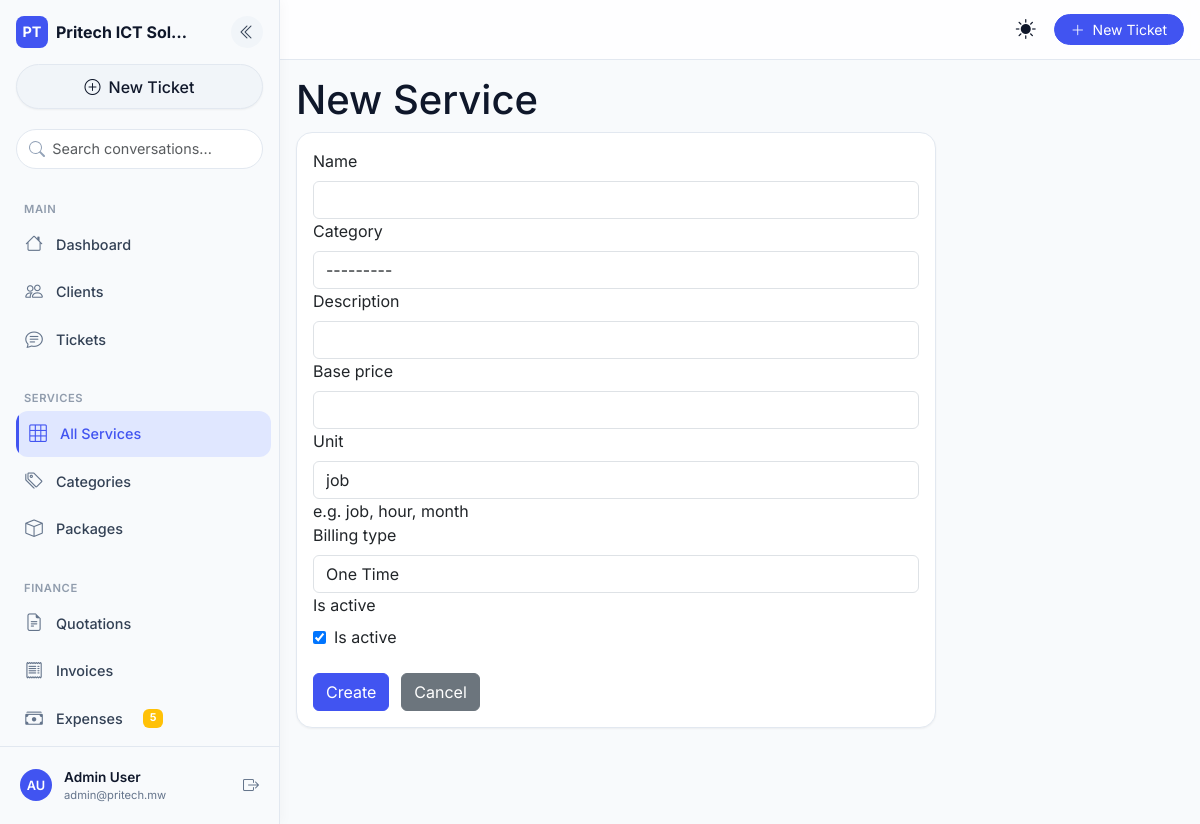
/services/new/ (signed in), run on the app's committed database.
### core/models.py (models this page shows, shortened)
class SiteConfig(models.Model):
    company_name = models.CharField(max_length=200, default='Pritech ICT Solutions')
    tagline = models.CharField(max_length=300, blank=True)
    logo = models.ImageField(upload_to='logo/', null=True, blank=True)
    email = models.EmailField(blank=True)
    phone = models.CharField(max_length=30, blank=True)
    address = models.TextField(blank=True)
    website = models.URLField(blank=True)
    vat_rate = models.DecimalField(max_digits=5, decimal_places=4, default=0.165)
    currency = models.CharField(max_length=10, default='MWK')
    currency_symbol = models.CharField(max_length=5, default='K')
    bank_name = models.CharField(max_length=100, blank=True)
    bank_account = models.CharField(max_length=50, blank=True)
    mobile_money = models.CharField(max_length=50, blank=True)
    invoice_footer = models.TextField(blank=True)
    class Meta:
        verbose_name = 'Site Configuration'
    @classmethod
    def get(cls):
        obj, _ = cls.objects.get_or_create(pk=1)
        return obj

### accounts/models.py (models this page shows, shortened)
class User(AbstractUser):
    id = models.UUIDField(primary_key=True, default=uuid.uuid4, editable=False)
    USER_TYPE_CHOICES = (('client', 'Client'), ('staff', 'Staff'))
    CLIENT_ROLE_CHOICES = [
        ('admin', 'Administrator'),
        ('viewer', 'Viewer'),
        ('billing', 'Billing'),
    ]
    user_type = models.CharField(max_length=10, choices=USER_TYPE_CHOICES, default='client')
    email = models.EmailField(unique=True)
    phone_number = models.CharField(max_length=20, unique=True, null=True, blank=True)
    national_id = models.CharField(max_length=50, unique=True, null=True, blank=True)
    physical_address = models.TextField(blank=True)
    last_login_ip = models.GenericIPAddressField(null=True, blank=True)
    client_role = models.CharField(
        max_length=20,
        choices=CLIENT_ROLE_CHOICES,
        default='viewer',
        blank=True,
        help_text="Role within the client organization (only for client users)"
    )
    is_2fa_enabled = models.BooleanField(default=False)
    USERNAME_FIELD = 'email'
    REQUIRED_FIELDS = ['username']
    def has_role(self, role_code):
        return self.user_roles.filter(role__code=role_code).exists()
    def has_perm_code(self, permission_code):
        from .models import RolePermission
        return RolePermission.objects.filter(
            role__user_roles__user=self,
            permission__code=permission_code
        ).exists()

### services/models.py (models this page shows)
class ServiceCategory(models.Model):
    name = models.CharField(max_length=100)
    icon = models.CharField(max_length=50, default='🔧')
    description = QuillField(blank=True)      # ⬅️ rich text now
    def __str__(self):
        return self.name
    class Meta:
        verbose_name_plural = 'Service categories'

### services/views.py (the view)
# urls.py: path('new/', ServiceCreateView.as_view(), name='service_create'),
class ServiceCreateView(RoleRequiredMixin, CreateView):
    model = Service
    form_class = ServiceForm
    template_name = 'services/form.html'
    success_url = reverse_lazy('service_list')
    required_roles = ['ADMIN']

### services/forms.py
class ServiceForm(forms.ModelForm):
    class Meta:
        model = Service
        fields = [
            'name', 'category', 'description',
            'base_price', 'unit', 'billing_type', 'is_active'
        ]
        widgets = {
            'description': forms.Textarea(attrs={'rows': 3}),
        }

### accounts/templatetags/account_tags.py (called while the page is built)
@register.filter(name='has_perm')
def has_perm(user, perm_code):
    if user.is_authenticated:
        return user.has_perm_code(perm_code)
    return False

### core/context_processors.py (called while the page is built)
def site_config(request):
    return {'site_config': SiteConfig.get()}

def sidebar_recent_items(request):
    if request.user.is_authenticated:
        from .services import CommonDashboardService
        return CommonDashboardService.get_context(request.user)
    return {}

def pending_expenses_count(request):
    if request.user.is_authenticated and request.user.is_staff:
        try:
            count = Expense.objects.filter(status='pending').count()
            return {'pending_expenses_count': count}
        except Exception:
            return {'pending_expenses_count': 0}
    return {}

### core/mixins.py (called while the page is built)
    def dispatch(self, request, *args, **kwargs):
        if not request.user.is_authenticated:
            return self.handle_no_permission()
        if self.required_roles:
            if not any(request.user.has_role(r) for r in self.required_roles):
                if request.headers.get('HX-Request'):
                    return JsonResponse({'error': 'Permission denied'}, status=403)
                return HttpResponseForbidden(
                    '<h2 style="font-family:sans-serif;padding:2rem;">403 — You do not have permission to access this page.</h2>'
                )
        return super().dispatch(request, *args, **kwargs)

### core/templatetags/core_tags.py (called while the page is built)
@register.filter(name='has_any_role')
def has_any_role(user, roles_str):
    if not user or not user.is_authenticated:
        return False
    roles = [role.strip() for role in roles_str.split(',')]
    return any(user.has_role(role) for role in roles)

### portfolio/context_processors.py (called while the page is built)
def portfolio_settings(request):
    return {'portfolio_settings': PortfolioSettings.get()}

### portfolio/models.py (called while the page is built)
    @classmethod
    def get(cls):
        obj, _ = cls.objects.get_or_create(pk=1)
        return obj

### templates/services/form.html (shortened to what this page needs)
{% extends "generic/form.html" %}
{% block content %}
<div style="max-width:640px;">
  <div class="page-header">
    <div>
      <h1>{% if form.instance.pk %}Edit{% else %}New{% endif %} Service</h1>
    </div>
  </div>
  <div class="card">
    <div class="card-body">
      <form method="post" enctype="multipart/form-data">
        {% for field in form %}
        <div class="form-group">
          <label class="form-label" for="{{ field.id_for_label }}">{{ field.label }}</label>
          {% if field.field.widget.input_type == 'select' %}
            <select name="{{ field.html_name }}" id="{{ field.id_for_label }}" class="form-control">
              {% for val, label in field.field.choices %}
              <option value="{{ val }}" {% if field.value|stringformat:'s' == val|stringformat:'s' %}selected{% endif %}>{{ label }}</option>
              {% endfor %}
            </select>
          {% elif field.field.widget.input_type == 'textarea' %}
            <textarea name="{{ field.html_name }}" id="{{ field.id_for_label }}" class="form-control" rows="3">{{ field.value|default:'' }}</textarea>
          {% elif field.field.widget.input_type == 'checkbox' %}
            <div style="display:flex;align-items:center;gap:.5rem;">
              <input type="checkbox" name="{{ field.html_name }}" id="{{ field.id_for_label }}" {% if field.value %}checked{% endif %}>
              <label for="{{ field.id_for_label }}" style="font-weight:400;margin:0;">{{ field.label }}</label>
            </div>
          {% else %}
            <input type="{{ field.field.widget.input_type }}" name="{{ field.html_name }}" id="{{ field.id_for_label }}"
              class="form-control" value="{{ field.value|default:'' }}" {% if field.field.required %}required{% endif %}>
          {% endif %}
          {% if field.help_text %}<div class="form-hint">{{ field.help_text }}</div>{% endif %}
        </div>
        {% endfor %}
        <div style="display:flex;gap:.75rem;margin-top:1.5rem;">
          <button type="submit" class="btn btn-primary">{% if form.instance.pk %}Save changes{% else %}Create{% endif %}</button>
          <a href="javascript:history.back()" class="btn btn-secondary">Cancel</a>
        </div>
      </form>
    </div>
  </div>
</div>
{% endblock %}

### templates/base.html (shortened to what this page needs)
{% load static %}
{% load account_tags %}
{% load core_tags %}
<!DOCTYPE html>
<html lang="en" data-theme="light" data-bs-theme="light">
<head>
  <link href="https://cdn.jsdelivr.net/npm/bootstrap@5.3.0/dist/css/bootstrap.min.css" rel="stylesheet">
  <link rel="stylesheet" href="https://cdn.jsdelivr.net/npm/bootstrap-icons@1.11.0/font/bootstrap-icons.css">
  <link rel="stylesheet" href="{% static 'css/mobile-first.css' %}">
</head>
<body class="{% if request.user.is_authenticated %}sidebar-expanded{% endif %}">
  {% if request.user.is_authenticated %}
  <aside class="desktop-sidebar d-none d-lg-flex">
    <div class="sidebar-header">
      <div class="d-flex align-items-center justify-content-between mb-3">
        <div class="d-flex align-items-center gap-2">
          <div class="brand-icon"><span class="fw-bold">PT</span></div>
          <span class="fw-bold brand-name">{{ site_config.company_name|truncatechars:16 }}</span>
        </div>
        <button class="sidebar-collapse-btn" id="sidebarCollapseBtn" type="button"
                data-bs-toggle="tooltip" title="Collapse sidebar" aria-label="Collapse sidebar">
          <i class="bi bi-chevron-double-left"></i>
        </button>
      </div>
      <a href="{% url 'ticket_create' %}" class="new-chat-btn"><i class="bi bi-plus-circle"></i> New Ticket</a>
    </div>
    <div class="sidebar-search">
      <input type="text" class="form-control" placeholder="Search conversations...">
    </div>
    <div class="sidebar-nav-section">
      <div class="nav-label">Main</div>
      <a href="{% url 'dashboard' %}" class="ai-nav-link"><i class="bi bi-house"></i> Dashboard</a>
      {% if request.user|has_any_role:'ADMIN,SALES,FINANCE' %}
        <a href="{% url 'client_list' %}" class="ai-nav-link"><i class="bi bi-people"></i> Clients</a>
      {% endif %}
      <a href="{% url 'ticket_list' %}" class="ai-nav-link"><i class="bi bi-chat-text"></i> Tickets</a>
      {% if request.user.is_staff %}
        <div class="nav-label mt-3">Services</div>
        <a href="{% url 'service_list' %}" class="ai-nav-link"><i class="bi bi-grid-3x3"></i> All Services</a>
        <a href="{% url 'service_category_list' %}" class="ai-nav-link"><i class="bi bi-tags"></i> Categories</a>
        <a href="{% url 'service_package_list' %}" class="ai-nav-link"><i class="bi bi-box"></i> Packages</a>
      {% endif %}
      {% if request.user|has_perm:'view_finance_dashboard' or request.user.is_staff %}
        <div class="nav-label mt-3">Finance</div>
        <a href="{% url 'quotation_list' %}" class="ai-nav-link"><i class="bi bi-file-earmark-text"></i> Quotations</a>
        <a href="{% url 'invoice_list' %}" class="ai-nav-link"><i class="bi bi-receipt"></i> Invoices</a>
        <a href="{% url 'expense_list' %}?status=pending" class="ai-nav-link">
          <i class="bi bi-cash-stack"></i> Expenses
          {% if pending_expenses_count %}
            <span class="badge bg-warning ms-2">{{ pending_expenses_count }}</span>
          {% endif %}
        </a>
        <a href="{% url 'finance_reports' %}" class="ai-nav-link"> Reports</a>
      {% endif %}
    </div>
    <div class="sidebar-footer">
      <div class="user-profile">
        <div class="user-avatar">
          {{ request.user.first_name|first|upper }}{{ request.user.last_name|first|upper }}
        </div>
        <div class="user-info">
          <div class="user-name">{{ request.user.get_full_name|default:request.user.email }}</div>
          <div class="user-email">{{ request.user.email }}</div>
        </div>
        <form method="post" action="{% url 'logout' %}" class="ms-auto">
          <button type="submit" class="logout-btn" data-bs-toggle="tooltip" title="Logout" aria-label="Logout">
            <i class="bi bi-box-arrow-right"></i>
          </button>
        </form>
      </div>
    </div>
  </aside>
  {% endif %}
  <header class="topbar sticky-top {% if request.user.is_authenticated %}topbar-desktop{% endif %}">
    <div class="d-flex align-items-center h-100 px-3">
      {% if request.user.is_authenticated %}
      <button class="desktop-menu-btn d-none d-lg-block me-2" id="desktopMenuToggle" type="button"
              data-bs-toggle="tooltip" title="Toggle sidebar" aria-label="Toggle sidebar">
      </button>
      {% endif %}
      <span class="page-title fw-semibold flex-grow-1">{% block page_title %}Dashboard{% endblock %}</span>
      <button class="theme-toggle-btn me-2" id="themeToggle" type="button"
              data-bs-toggle="tooltip" title="Switch theme" aria-label="Switch dark/light mode">
        <i class="bi bi-sun-fill light-icon"></i>
      </button>
      {% if request.user.is_authenticated %}
      <a href="{% url 'ticket_create' %}" class="btn btn-primary btn-sm rounded-pill px-3 d-none d-sm-block">
        <i class="bi bi-plus-lg me-1"></i> New Ticket
      </a>
      {% endif %}
    </div>
  </header>
  <main id="main-content" class="main-content pb-6 mb-4 {% if request.user.is_authenticated %}main-content-desktop{% endif %}">
    <div class="container-fluid py-3">
      {% block content %}{% endblock %}
    </div>
  </main>
</body>
</html>

### data on the page
SiteConfig: company_name "Pritech ICT Sol…"
User: user.first_name|first "A", user.last_name|first "U", user.get_full_name "Admin User", user.email "admin@pritech.mw"
ServiceCategory: category "---------"

### other printed values
{{ pending_expenses_count }} "5"
{{ field.label }} "Name" "Category" "Description" "Base price" "Unit" "Billing type" "Is active"
{{ field.help_text }} "e.g. job, hour, month"
{{ field.label }} "Is active"
form field billing_type "One Time"
